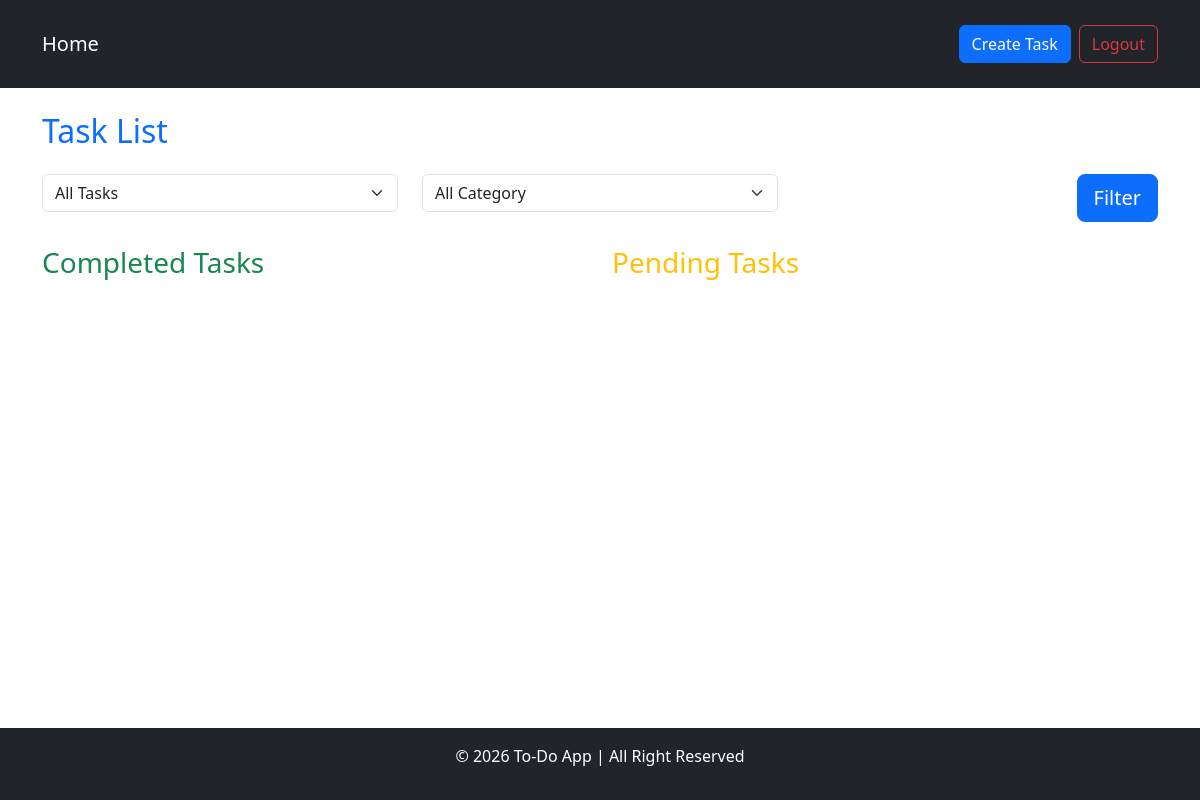
Page / (signed in) on the earlier database version.
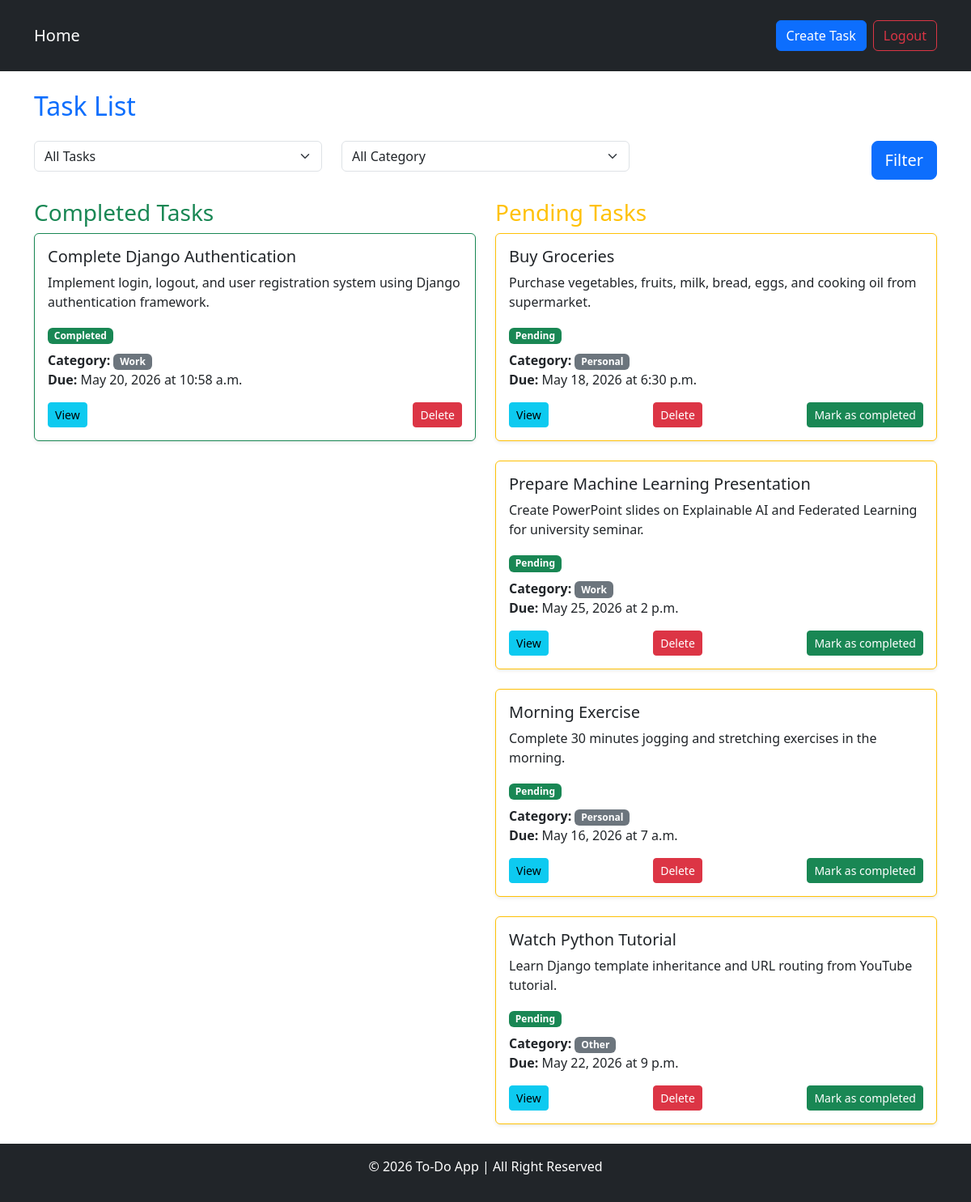
Same page on the later database version.
### task/models.py (models this page shows, shortened)
class Task(models.Model):
    STATUS = [
        ('pending', 'Pending'),
        ('completed', 'Completed')
    ]
    CATEGORY = [
        ('work', 'Work'),
        ('personal', 'Personal'),
        ('other', 'Other')
    ]
    title = models.CharField(max_length=100)
    description = models.TextField()
    due_date = models.DateField()
    due_time = models.TimeField()
    status = models.CharField(max_length=10, choices=STATUS, default='pending')
    category = models.CharField(max_length=10, choices=CATEGORY)
    is_completed = models.BooleanField(default=False)
    user = models.ForeignKey(User, on_delete=models.CASCADE)

### task/views.py (the view)
# urls.py: path('', views.task_list, name='task_list'),
@login_required
def task_list(request):
    status_filter = request.GET.get('status', 'all')
    category_filter = request.GET.get('category', 'all')
    tasks = Task.objects.filter(user = request.user)
    if status_filter != 'all':
        tasks = tasks.filter(is_completed=(status_filter=='completed'))
    if category_filter != 'all':
        tasks = tasks.filter(category=category_filter)
    completed_tasks = tasks.filter(is_completed = True)
    pending_tasks = tasks.filter(is_completed = False)
    return render(request, 'task_list.html', {
        'completed_tasks' : completed_tasks,
        'pending_tasks' : pending_tasks,
        'status_filter' : status_filter,
        'category_filter' : category_filter,
    })

### task/templates/task_list.html (shortened to what this page needs)
{% extends "base.html" %}
{% block content %}
    <h2 class="mb-4 text-primary">Task List</h2>
    <form method="get" class="mb-4">
        <div class="row">
            <div class="col-md-4">
                <select name="status" class="form-select form-selectlg">
                    <option value="all" {% if status_filter == 'all' %}selected{% endif %}>All Tasks</option>
                </select>
            </div>
            <div class="col-md-4">
                <select name="category" class="form-select form-selectlg">
                    <option value="all" {% if category_filter == 'all' %}selected{% endif %}>All Category</option>
                </select>
            </div>
            <div class="col-md-4 text-end">
                <button type="submit" class="btn btn-primary btn-lg">Filter</button>
            </div>
        </div>
    </form>
    <div class="row">
        <div class="col-md-6">
            <h3 class="text-success">Completed Tasks</h3>
            <div class="card-columns">
                {% for task in completed_tasks  %}
                <div class="card mb-4 shadow-sm border-success">
                    <div class="card-body">
                        <h5 class="card-title">{{ task.title }}</h5>
                        <p class="card-text">{{ task.description|truncatewords:15 }}</p>
                        <span class="badge bg-success mb-2">Completed</span>
                        <p class="card-text">
                            <strong>Category:</strong>
                                    <span class="badge bg-secondary">
                                        {{ task.get_category_display }}
                                    </span><br>
                            <strong>Due:</strong> {{ task.due_date }} at {{ task.due_time }}
                        </p>
                        <div class="d-flex justify-content-between">
                            <a href="{% url 'task_detail' task.id %}" class="btn btn-info btn-sm">View</a>
                            <a href="{% url 'task_delete' task.id %}" class="btn btn-danger btn-sm">Delete</a>
                        </div>
                    </div>
                </div>
                {% endfor %}
            </div>
        </div>
       <div class="col-md-6">
            <h3 class="text-warning">Pending Tasks</h3>
            <div class="card-columns">
                {% for task in pending_tasks  %}
                <div class="card mb-4 shadow-sm border-warning">
                    <div class="card-body">
                        <h5 class="card-title">{{ task.title }}</h5>
                        <p class="card-text">{{ task.description|truncatewords:15 }}</p>
                        <span class="badge bg-success mb-2">Pending</span>
                        <p class="card-text">
                            <strong>Category:</strong> <span class="badge bg-secondary">{{ task.get_category_display }}</span><br>
                            <strong>Due:</strong> {{ task.due_date }} at {{ task.due_time }}
                        </p>
                        <div class="d-flex justify-content-between">
                            <a href="{% url 'task_detail' task.id %}" class="btn btn-info btn-sm">View</a>
                            <a href="{% url 'task_delete' task.id %}" class="btn btn-danger btn-sm">Delete</a>
                            <a href="{% url 'task_mark_completed' task.id %}" class="btn btn-success btn-sm">Mark as completed</a>
                        </div>
                    </div>
                </div>
                {% endfor %}
            </div>
        </div>
    </div>
{% endblock %}

### templates/base.html (shortened to what this page needs)
<!doctype html>
<html lang="en">
  <head>
    <link href="https://cdn.jsdelivr.net/npm/bootstrap@5.3.8/dist/css/bootstrap.min.css" rel="stylesheet">
  </head>
  <body class="d-flex flex-column min-vh-100">
     <header class="bg-dark text-white p-3">
      <nav class="navbar navbar-expand-lg navbar-dark bg-dark">
          <div class="container">
            <a class="navbar-brand" href="{% url 'task_list' %}">Home</a>
            <div class="collapse navbar-collapse" id="navbarNav">
              <ul class="navbar-nav ms-auto align-items-center">
                {% if user.is_authenticated %}
                  <li class="nav-item me-2">
                    <a href="{% url 'task_create' %}" class="btn btn-primary">Create Task</a>
                  </li>
                  <li class="nav-item">
                    <form action="{% url 'logout' %}" method="post">
                        <button type="submit" class="btn btn-outline-danger">
                          Logout
                        </button>
                    </form>
                  </li>
                {% endif %}
              </ul>
            </div>
          </div>
        </nav>
     </header>
    <main class="container mt-4 flex-grow-1">
      {% block content %}
      {% endblock %}
    </main>
    <footer class="bg-dark text-white text-center py-3 mt-auto">
      <p>&copy; 2026 To-Do App | All Right Reserved</p>
    </footer>
  </body>
</html>

Differences in the rows shown:
added Task: title "Complete Django Authentication", description "Implement login, logout, and user registration system using Django authentication framework.", category "Work", due_date "May 20, 2026", due_time "10:58 a.m.", shown under "Completed Tasks"
added Task: title "Buy Groceries", description "Purchase vegetables, fruits, milk, bread, eggs, and cooking oil from supermarket.", category "Personal", due_date "May 18, 2026", due_time "6:30 p.m.", shown under "Pending Tasks"
added Task: title "Prepare Machine Learning Presentation", description "Create PowerPoint slides on Explainable AI and Federated Learning for university seminar.", category "Work", due_date "May 25, 2026", due_time "2 p.m.", shown under "Pending Tasks"
added Task: title "Morning Exercise", description "Complete 30 minutes jogging and stretching exercises in the morning.", category "Personal", due_date "May 16, 2026", due_time "7 a.m.", shown under "Pending Tasks"
added Task: title "Watch Python Tutorial", description "Learn Django template inheritance and URL routing from YouTube tutorial.", category "Other", due_date "May 22, 2026", due_time "9 p.m.", shown under "Pending Tasks"
